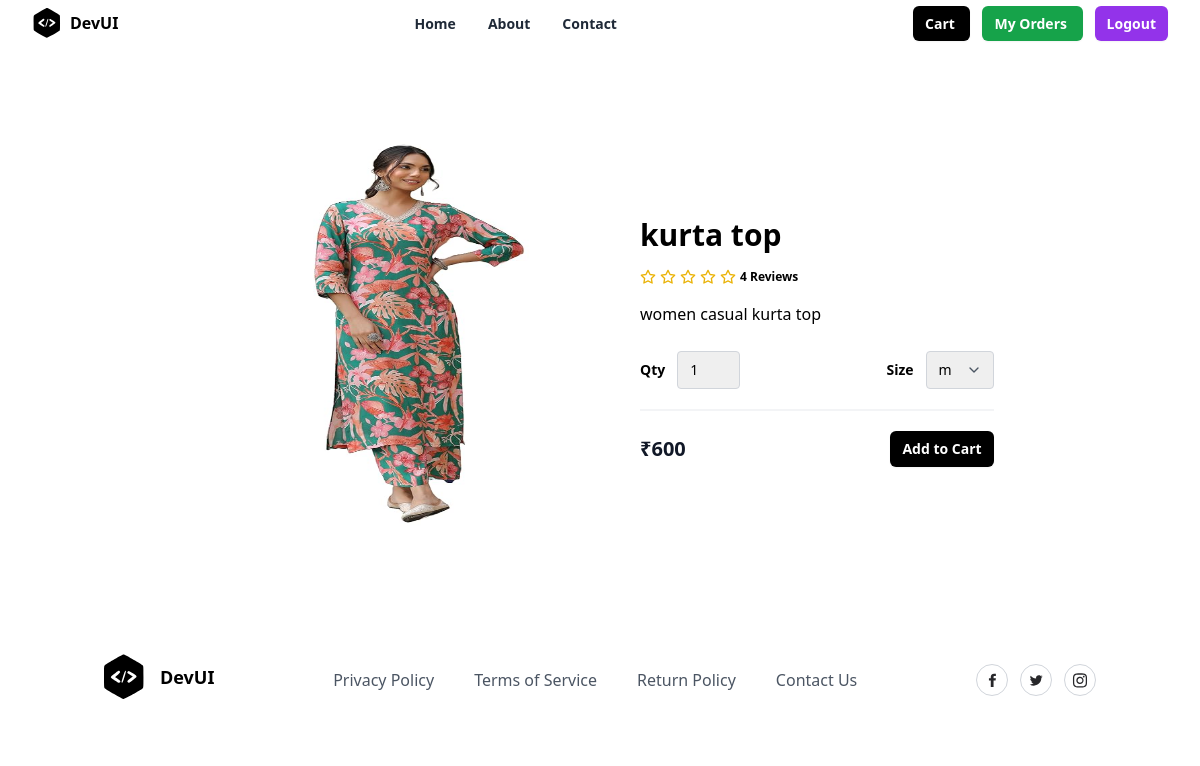
/product/1/, run on the app's committed database.
### store/models.py (models this page shows, shortened)
class Product(models.Model):
    title = models.CharField(max_length=200)
    description = models.TextField(null=True, blank=True)
    size_object = models.ManyToManyField(Size)
    category_object = models.ForeignKey(Category, on_delete=models.CASCADE)
    brand_object = models.ForeignKey(Brand, on_delete=models.CASCADE)
    image = models.ImageField(upload_to='product_images', null=True, blank=True, default='product_images/default.jpg')
    price = models.PositiveIntegerField()
    tag_object=models.ManyToManyField(Tag)
    created_date = models.DateTimeField(auto_now_add=True)
    updated_date = models.DateTimeField(auto_now=True)
    is_active = models.BooleanField(default=True)

### store/views.py (the view)
# urls.py: path("product/<int:pk>/",views.ProductDetailView.as_view(),name="product-detail"),
class ProductDetailView(View):
    def get(self,request,*args,**kwargs):
        id=kwargs.get("pk")
        qs=Product.objects.get(id=id)
        return render(request,"product_detail.html",{"data":qs})

### store/templates/product_detail.html (shortened to what this page needs)
{%extends 'base.html'%}
{%block main_block%}
<section class="overflow-hidden">
    <form action="{%url 'add-to-cart' data.id%}" method="post">
    <div class="mx-auto max-w-5xl px-5 py-24">
      <div class="mx-auto flex flex-wrap items-center lg:w-4/5">
        <img
          alt="Nike Air Max 21A"
          class="h-64 w-full rounded object-contains lg:h-96 lg:w-1/2"
          src="{{data.image.url}}"
        />
        <div class="mt-6 w-full lg:mt-0 lg:w-1/2 lg:pl-10">
          <h1 class="my-4 text-3xl font-semibold text-black"> {{data.title}}</h1>
          <div class="my-4 flex items-center">
            <span class="flex items-center space-x-1">
              <span class="ml-3 inline-block text-xs font-semibold">
                4 Reviews
              </span>
            </span>
          </div>
          <p class="leading-relaxed">
           {{data.description}}
          </p>
          <div class="mb-5 mt-6 flex items-center border-b-2 border-gray-100 pb-5">
            <div class="flex items-center">
              <span class="mr-3 text-sm font-semibold">Qty</span>
              <select name="qty" class="appearance-none rounded border border-gray-300 py-2 pl-3 pr-10 text-sm focus:border-black focus:outline-none focus:ring-2 focus:ring-black">
                <option value="1">1</option>
              </select>
            </div>
            <div class="ml-auto flex items-center">
              <span class="mr-3 text-sm font-semibold">Size</span>
              <div class="relative">
                <select name="size" class="appearance-none rounded border border-gray-300 py-2 pl-3 pr-10 text-sm focus:border-black focus:outline-none focus:ring-2 focus:ring-black">
                  {%for sob in data.size_object.all%}
                  <option value="{{sob.name}}">{{sob.name}}</option>
                  {%endfor%}
                </select>
                <span class="pointer-events-none absolute right-0 top-0 flex h-full w-10 items-center justify-center text-center text-gray-600">
                </span>
              </div>
            </div>
          </div>
          <div class="flex items-center justify-between">
            <span class="title-font text-xl font-bold text-gray-900">
              ₹{{data.price}}
            </span>
            <button
              type="submit"
              class="rounded-md bg-black px-3 py-2 text-sm font-semibold text-white shadow-sm hover:bg-black/80 focus-visible:outline focus-visible:outline-2 focus-visible:outline-offset-2 focus-visible:outline-black"
            >
              Add to Cart
            </button>
          </div>
        </div>
      </div>
    </div>
    </form>
  </section>
{%endblock%}

### data on the page
Product: image (picture), title "kurta top", description "women casual kurta top", price "600"

### other printed values
form field size "m"
